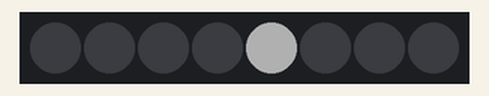
Recording of a sketch running on a simulated Arduino Uno, built with avr-gcc and run on an emulated ATmega328P. On the bench: 8 RGB LEDs in strip order, left to right. Dim RGB values are drawn brighter than linear; random numbers use the default seed unless the sketch sets one.

Above: at 4.14 s.
At 21.66 s:
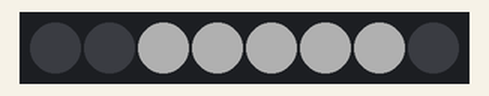
At 22.13 s:
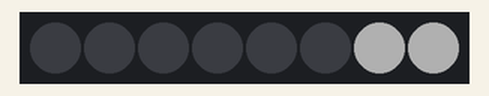
At 24.45 s:
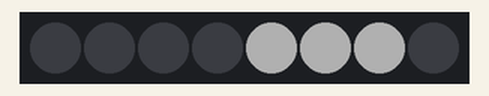
At 24.8 s:
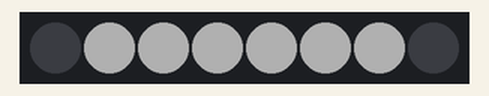
At 39.54 s:
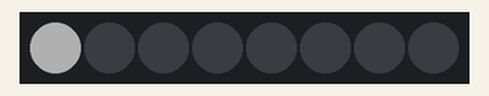

The sketch:

lightning.ino
```cpp
#include <FastLED.h>

#define LED_DT 12                                             // Data pin to connect to the strip.
#define COLOR_ORDER GRB                                       // It's GRB for WS2812 and BGR for APA102.
#define LED_TYPE WS2812                                       // Using APA102, WS2812, WS2801. Don't forget to change LEDS.addLeds.
#define NUM_LEDS 8                                           // Number of LED's.

uint8_t max_bright = 111;                                      // Overall brightness definition. It can be changed on the fly.

struct CRGB leds[NUM_LEDS];                                   // Initialize our LED array.

uint8_t speedy = 192;                                         // Low value = greater delay, up to 255 for no delay.
uint8_t intensity = 192;                                      // Higher value = more flashes per strike.


void setup() {
  Serial.begin(115200);
  delay(1000);
  LEDS.addLeds<LED_TYPE, LED_DT, COLOR_ORDER>(leds, NUM_LEDS);
  FastLED.setBrightness(max_bright);
} // setup()


void loop() {
  wledlightning();
  FastLED.show();
} // loop()


void wledlightning(){

  uint16_t ledstart = random16(NUM_LEDS);                     // Determine starting location of flash.
  uint16_t ledlen = 1 + random16(NUM_LEDS - ledstart);        // Determine length of flash.
  uint8_t bri = 255/random8(1, 3);                            // Brightness.
  static long step;

  static uint16_t segDelay;                                   // Delay between strikes (was SEGMENT.aux0).
  static uint16_t numFlash = 0;                               // Flash stepper (was SEGMENT.aux1).

  if (numFlash == 0)                                          // Initialize the leader flash.
  {
    numFlash = random8(4, 4 + intensity/20);                  // Number of flashes.
    numFlash *= 2;
    bri = 52;                                                 // Leader has lower brightness.
    segDelay = 200;                                           // 200ms delay after leader.
  }

  fill_solid(leds,NUM_LEDS,0);                                // Fill the led's with black

  if (numFlash > 3 && !(numFlash & 0x01))                     // Flash on even number > 2.
  {
    for (int i = ledstart; i < ledstart + ledlen; i++)
    {
      leds[i] = CRGB::Gray;                                   // Fill ledstart to ledstart+ledlen with gray.
    }
    numFlash--;
    step = millis();
  } else {
    if (millis() - step > segDelay)
    {
      numFlash--;
      if (numFlash < 2) numFlash = 0;
      segDelay = (50 + random8(100));                               // Delay between flashes.
      if (numFlash == 2) segDelay = (random8(255 - speedy) * 100);  // Delay between strikes.
      step = millis();
    }
  }
} // wledlightning()
```
